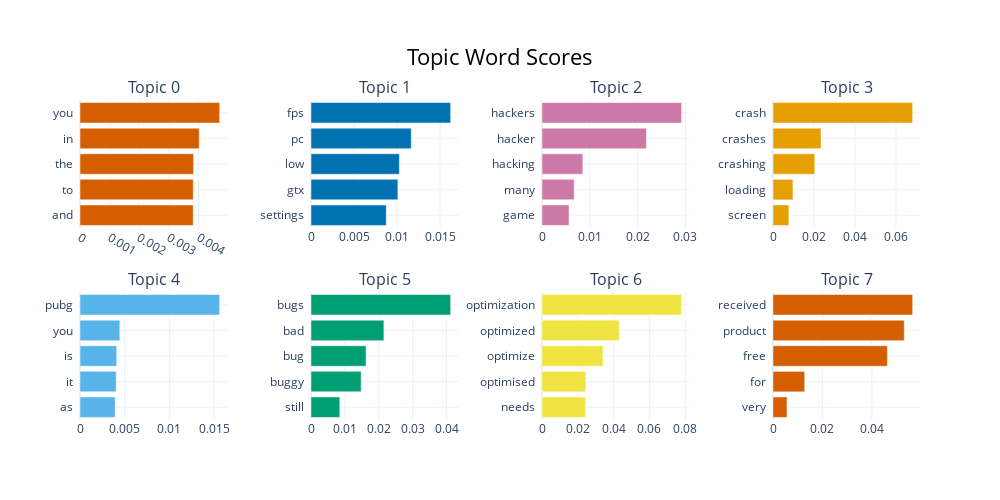

The notebook cell saved with this chart:
### Code cell
topic_model_1.visualize_barchart()

### Figure 1 — Plotly figure (JSON) as saved in the notebook; plotly's stock layout.template omitted (floating-point values rounded to 4 significant figures)
{"data": [{"marker": {"color": "#D55E00"}, "orientation": "h", "type": "bar", "x": [0.003818, 0.00382, 0.00383, 0.004021, 0.004711], "xaxis": "x", "y": ["and  ", "to  ", "the  ", "in  ", "you  "], "yaxis": "y"}, {"marker": {"color": "#0072B2"}, "orientation": "h", "type": "bar", "x": [0.008742, 0.01009, 0.01027, 0.01165, 0.01622], "xaxis": "x2", "y": ["settings  ", "gtx  ", "low  ", "pc  ", "fps  "], "yaxis": "y2"}, {"marker": {"color": "#CC79A7"}, "orientation": "h", "type": "bar", "x": [0.005653, 0.006725, 0.008544, 0.02185, 0.02921], "xaxis": "x3", "y": ["game  ", "many  ", "hacking  ", "hacker  ", "hackers  "], "yaxis": "y3"}, {"marker": {"color": "#E69F00"}, "orientation": "h", "type": "bar", "x": [0.007746, 0.009735, 0.0204, 0.02344, 0.06816], "xaxis": "x4", "y": ["screen  ", "loading  ", "crashing  ", "crashes  ", "crash  "], "yaxis": "y4"}, {"marker": {"color": "#56B4E9"}, "orientation": "h", "type": "bar", "x": [0.00393, 0.004049, 0.004105, 0.004454, 0.01562], "xaxis": "x5", "y": ["as  ", "it  ", "is  ", "you  ", "pubg  "], "yaxis": "y5"}, {"marker": {"color": "#009E73"}, "orientation": "h", "type": "bar", "x": [0.008501, 0.0148, 0.01625, 0.0215, 0.04119], "xaxis": "x6", "y": ["still  ", "buggy  ", "bug  ", "bad  ", "bugs  "], "yaxis": "y6"}, {"marker": {"color": "#F0E442"}, "orientation": "h", "type": "bar", "x": [0.02436, 0.02449, 0.03405, 0.04311, 0.07798], "xaxis": "x7", "y": ["needs  ", "optimised  ", "optimize  ", "optimized  ", "optimization  "], "yaxis": "y7"}, {"marker": {"color": "#D55E00"}, "orientation": "h", "type": "bar", "x": [0.005664, 0.01284, 0.04631, 0.05313, 0.05653], "xaxis": "x8", "y": ["very  ", "for  ", "free  ", "product  ", "received  "], "yaxis": "y8"}], "layout": {"annotations": [{"font": {"size": 16}, "showarrow": false, "text": "Topic 0", "x": 0.0875, "xanchor": "center", "xref": "paper", "y": 1, "yanchor": "bottom", "yref": "paper"}, {"font": {"size": 16}, "showarrow": false, "text": "Topic 1", "x": 0.3625, "xanchor": "center", "xref": "paper", "y": 1, "yanchor": "bottom", "yref": "paper"}, {"font": {"size": 16}, "showarrow": false, "text": "Topic 2", "x": 0.6375, "xanchor": "center", "xref": "paper", "y": 1, "yanchor": "bottom", "yref": "paper"}, {"font": {"size": 16}, "showarrow": false, "text": "Topic 3", "x": 0.9125, "xanchor": "center", "xref": "paper", "y": 1, "yanchor": "bottom", "yref": "paper"}, {"font": {"size": 16}, "showarrow": false, "text": "Topic 4", "x": 0.0875, "xanchor": "center", "xref": "paper", "y": 0.4, "yanchor": "bottom", "yref": "paper"}, {"font": {"size": 16}, "showarrow": false, "text": "Topic 5", "x": 0.3625, "xanchor": "center", "xref": "paper", "y": 0.4, "yanchor": "bottom", "yref": "paper"}, {"font": {"size": 16}, "showarrow": false, "text": "Topic 6", "x": 0.6375, "xanchor": "center", "xref": "paper", "y": 0.4, "yanchor": "bottom", "yref": "paper"}, {"font": {"size": 16}, "showarrow": false, "text": "Topic 7", "x": 0.9125, "xanchor": "center", "xref": "paper", "y": 0.4, "yanchor": "bottom", "yref": "paper"}], "height": 500, "hoverlabel": {"bgcolor": "white", "font": {"family": "Rockwell", "size": 16}}, "showlegend": false, "title": {"font": {"color": "Black", "size": 22}, "text": "Topic Word Scores", "x": 0.5, "xanchor": "center", "yanchor": "top"}, "width": 1000, "xaxis": {"anchor": "y", "domain": [0, 0.175], "showgrid": true}, "xaxis2": {"anchor": "y2", "domain": [0.275, 0.45], "showgrid": true}, "xaxis3": {"anchor": "y3", "domain": [0.55, 0.725], "showgrid": true}, "xaxis4": {"anchor": "y4", "domain": [0.825, 1], "showgrid": true}, "xaxis5": {"anchor": "y5", "domain": [0, 0.175], "showgrid": true}, "xaxis6": {"anchor": "y6", "domain": [0.275, 0.45], "showgrid": true}, "xaxis7": {"anchor": "y7", "domain": [0.55, 0.725], "showgrid": true}, "xaxis8": {"anchor": "y8", "domain": [0.825, 1], "showgrid": true}, "yaxis": {"anchor": "x", "domain": [0.6, 1], "showgrid": true}, "yaxis2": {"anchor": "x2", "domain": [0.6, 1], "showgrid": true}, "yaxis3": {"anchor": "x3", "domain": [0.6, 1], "showgrid": true}, "yaxis4": {"anchor": "x4", "domain": [0.6, 1], "showgrid": true}, "yaxis5": {"anchor": "x5", "domain": [0, 0.4], "showgrid": true}, "yaxis6": {"anchor": "x6", "domain": [0, 0.4], "showgrid": true}, "yaxis7": {"anchor": "x7", "domain": [0, 0.4], "showgrid": true}, "yaxis8": {"anchor": "x8", "domain": [0, 0.4], "showgrid": true}}}
